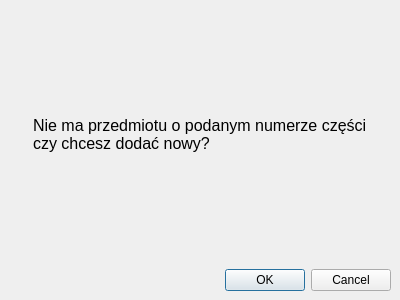
<?xml version="1.0" encoding="UTF-8"?>
<ui version="4.0">
 <class>Dialog</class>
 <widget class="QDialog" name="Dialog">
  <property name="geometry">
   <rect>
    <x>0</x>
    <y>0</y>
    <width>400</width>
    <height>300</height>
   </rect>
  </property>
  <property name="windowTitle">
   <string>Dialog</string>
  </property>
  <layout class="QVBoxLayout" name="verticalLayout">
   <property name="spacing">
    <number>9</number>
   </property>
   <property name="leftMargin">
    <number>9</number>
   </property>
   <property name="topMargin">
    <number>9</number>
   </property>
   <property name="rightMargin">
    <number>9</number>
   </property>
   <property name="bottomMargin">
    <number>9</number>
   </property>
   <item alignment="Qt::AlignHCenter">
    <widget class="QLabel" name="label">
     <property name="font">
      <font>
       <pointsize>12</pointsize>
      </font>
     </property>
     <property name="text">
      <string>Nie ma przedmiotu o podanym numerze części 
czy chcesz dodać nowy?</string>
     </property>
    </widget>
   </item>
   <item>
    <widget class="QDialogButtonBox" name="buttonBox">
     <property name="orientation">
      <enum>Qt::Horizontal</enum>
     </property>
     <property name="standardButtons">
      <set>QDialogButtonBox::Cancel|QDialogButtonBox::Ok</set>
     </property>
    </widget>
   </item>
  </layout>
 </widget>
 <resources/>
 <connections>
  <connection>
   <sender>buttonBox</sender>
   <signal>accepted()</signal>
   <receiver>Dialog</receiver>
   <slot>accept()</slot>
   <hints>
    <hint type="sourcelabel">
     <x>248</x>
     <y>254</y>
    </hint>
    <hint type="destinationlabel">
     <x>157</x>
     <y>274</y>
    </hint>
   </hints>
  </connection>
  <connection>
   <sender>buttonBox</sender>
   <signal>rejected()</signal>
   <receiver>Dialog</receiver>
   <slot>reject()</slot>
   <hints>
    <hint type="sourcelabel">
     <x>316</x>
     <y>260</y>
    </hint>
    <hint type="destinationlabel">
     <x>286</x>
     <y>274</y>
    </hint>
   </hints>
  </connection>
 </connections>
</ui>
